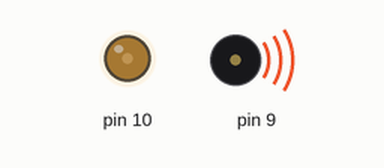
The sketch below on a simulated Arduino Uno, built with avr-gcc and run on an emulated ATmega328P. Parts: output pins drawn as LEDs (lit = HIGH), buzzer (waves = sounding). At 0.0 s the program stops and its outputs stay as they are.

Above: at 0.1 s.
Timing chart, 0 to 1.5 s (numbered marks = the images above):
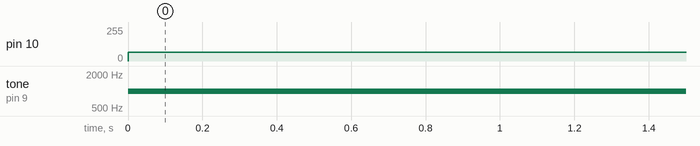

The sketch:

07-Timer1_Fast_PWM_OCR1A.ino
```cpp
/*
* Learning AVR with Arduino
* Lesson: Timer1 Fast PWM OCR1A Mode
* Author: Morgan
* Date: 17/July/2020
* IDE: Arduino 1.8.13
*
* Compare out mode:
* 1. for COM1A1 / COM1A0 only can be setted as "Toggle" .
* 2. for COM1B1 / COM1B0 can be setted as "Clear/non-inverint mode" or "Set/inverting mode".
*
* Calculation:
* 1. For OC1A , frequency = f_clk_io / ( 2 * prescaler_value * ( 1 + OCR1A )) [Hz]
*    Duty cycle of OC1A / PORTB1 is 50%
* 2. For OC1B , frequency = f_clk_io / ( prescaler_value * ( 1 + OCR1A )) [Hz]
*    Duty cycle of OC1B / PORTB2  is (1 + OCR2B) / (1 + OCR2A)
*
*/


#include<avr/io.h>
#define F_CPU 16000000UL

void timer1_fast_pwm(){
  TCCR1A = 0;           // clear TCCR1A
  TCCR1B = 0;           // cleaer TCCR1B
  TCNT1 = 0;            // clear TCNT1

  TCCR1A |= (1<<COM1A0)|(1<<COM1B1);                  // OCR1A as toggle, OCR1B as clear/non-inverint mode

  // Timer1 Fast PWM OCR1A Mode resilution WGM[13:10]=1111
  TCCR1A |= (1<<WGM11)|(1<<WGM10);
  TCCR1B |= (1<<WGM13)|(1<<WGM12);

  // prescaler 8, CS[12:10]=010
  TCCR1B |= (1<<CS11);

  // OCR1 frequency = I/O clock frequency / ( 2 * prescaler * ( 1 + OCR1A ) ) [Hz]
  // OCR2 frequency = 2 * frequency of OCR1
  // Duty cycle = ( 1+ OCR1B ) / ( 1+ OCR1A ) %
  OCR1A = 999;         // duty cycle =  50%
                       // frequency = 16 MHz / ( 2 * 8 * ( 1 + 999 )) = 1K Hz
  OCR1B = 249;         // duty cycle = ( 1 + 249 )/( 1 + 999 ) = 25%
                       // frequency = 2 * 1K = 2K Hz
}

void pin_setup(){
  DDRB |= (1<<PB1)|(1<<PB2);         // set OC1A/PORTB1 and OC1B/PORTB2 as output
  PORTB &= ~(1<<PB1)|~(1<<PB2);      // set OC1A/PORTB1 and OC1B/PORTB2 as LOW
}

int main(){
  timer1_fast_pwm();
  pin_setup();
  while(1){}
}
```

Measured:
- by itself, pin 10: 0/255 → 64/255 at 0.00 s
- by itself, tone on pin 9: silent → 1000 Hz at 0.00 s
